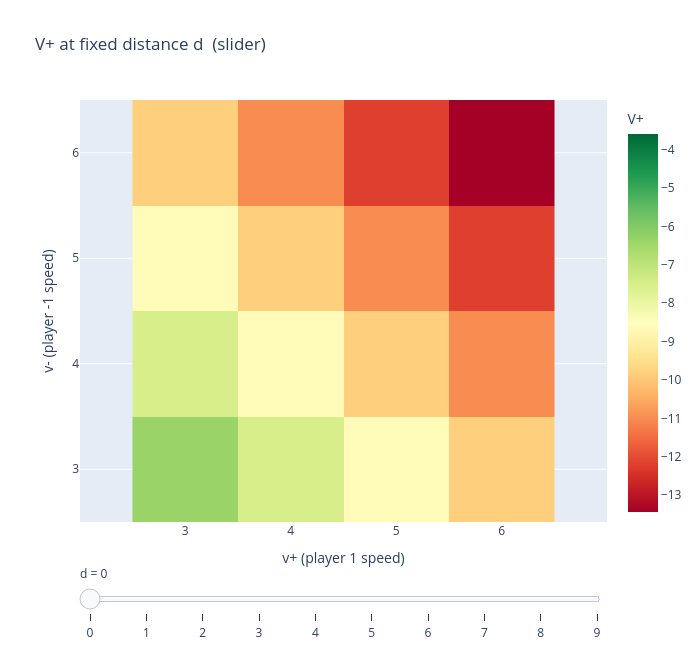

The cell this chart's notebook holds for it:
### Markdown cell above
### Distance heatmap (Plotly)

A $v_+ \times v_-$ slice of $V_+$ at one remaining distance. Drag the **$d$** slider to move from crash (`d = 0`) out to the farthest solved gap.

Hover a cell for \(V_+\), \(V_-\), and both mixed strategies. This view is usually easier than the 3D cloud for comparing speeds at a fixed gap.

### Code cell
# ============================================================
# Heatmap of V+ with a distance slider
# ============================================================

v_range = list(range(v_min, v_max + 1))
d_range = sorted({s[0] for s in state_values})


def heatmap_payload(d):
    z = []
    zm = []
    sp = []
    sm = []
    for v2 in v_range:
        z_row, zm_row, sp_row, sm_row = [], [], [], []
        for v1 in v_range:
            s = (d, v1, v2)
            z_row.append(values[1].get(s, np.nan))
            zm_row.append(values[-1].get(s, np.nan))
            sp_row.append(format_strat(s, 1))
            sm_row.append(format_strat(s, -1))
        z.append(z_row)
        zm.append(zm_row)
        sp.append(sp_row)
        sm.append(sm_row)
    custom = [
        [[zm[i][j], sp[i][j], sm[i][j]] for j in range(len(v_range))]
        for i in range(len(v_range))
    ]
    return z, custom


z0, custom0 = heatmap_payload(d_range[0])
heat = go.Figure(
    data=[
        go.Heatmap(
            x=v_range,
            y=v_range,
            z=z0,
            customdata=custom0,
            colorscale="RdYlGn",
            zmin=cmin,
            zmax=cmax,
            colorbar=dict(title="V+"),
            hovertemplate=(
                "d = %{meta}<br>"
                "v+ = %{x}<br>"
                "v- = %{y}<br>"
                "V+ = %{z:.6g}<br>"
                "V- = %{customdata[0]:.6g}<br>"
                "+ strat: %{customdata[1]}<br>"
                "- strat: %{customdata[2]}<extra></extra>"
            ),
            meta=d_range[0],
        )
    ]
)

frames = []
steps = []
for d in d_range:
    z, custom = heatmap_payload(d)
    frames.append(
        go.Frame(
            name=str(d),
            data=[
                go.Heatmap(
                    x=v_range,
                    y=v_range,
                    z=z,
                    customdata=custom,
                    meta=d,
                )
            ],
        )
    )
    steps.append(
        dict(
            method="animate",
            label=str(d),
            args=[
                [str(d)],
                dict(mode="immediate", frame=dict(duration=0, redraw=True), transition=dict(duration=0)),
            ],
        )
    )

heat.frames = frames
heat.update_layout(
    title="V+ at fixed distance d  (slider)",
    width=700,
    height=650,
    xaxis=dict(title="v+ (player 1 speed)", dtick=1),
    yaxis=dict(title="v- (player -1 speed)", dtick=1, scaleanchor="x"),
    sliders=[
        dict(
            active=0,
            currentvalue=dict(prefix="d = "),
            pad=dict(t=40),
            steps=steps,
        )
    ],
)
heat.show()

### Figure 1 — Plotly figure (JSON) as saved in the notebook; plotly's stock layout.template omitted (floating-point values rounded to 4 significant figures)
{"data": [{"colorbar": {"title": {"text": "V+"}}, "colorscale": [[0, "rgb(165,0,38)"], [0.1, "rgb(215,48,39)"], [0.2, "rgb(244,109,67)"], [0.3, "rgb(253,174,97)"], [0.4, "rgb(254,224,139)"], [0.5, "rgb(255,255,191)"], [0.6, "rgb(217,239,139)"], [0.7, "rgb(166,217,106)"], [0.8, "rgb(102,189,99)"], [0.9, "rgb(26,152,80)"], [1, "rgb(0,104,55)"]], "customdata": [[[-7.36, "—", "—"], [-8.49, "—", "—"], [-9.64, "—", "—"], [-10.81, "—", "—"]], [[-8.49, "—", "—"], [-9.64, "—", "—"], [-10.81, "—", "—"], [-12, "—", "—"]], [[-9.64, "—", "—"], [-10.81, "—", "—"], [-12, "—", "—"], [-13.21, "—", "—"]], [[-10.81, "—", "—"], [-12, "—", "—"], [-13.21, "—", "—"], [-14.44, "—", "—"]]], "hovertemplate": "d = %{meta}<br>v+ = %{x}<br>v- = %{y}<br>V+ = %{z:.6g}<br>V- = %{customdata[0]:.6g}<br>+ strat: %{customdata[1]}<br>- strat: %{customdata[2]}<extra></extra>", "meta": 0, "type": "heatmap", "x": [3, 4, 5, 6], "y": [3, 4, 5, 6], "z": [[-6.36, -7.49, -8.64, -9.81], [-7.49, -8.64, -9.81, -11], [-8.64, -9.81, -11, -12.21], [-9.81, -11, -12.21, -13.44]], "zmax": -3.592, "zmin": -13.44}], "layout": {"height": 650, "sliders": [{"active": 0, "currentvalue": {"prefix": "d = "}, "pad": {"t": 40}, "steps": [{"args": [["0"], {"frame": {"duration": 0, "redraw": true}, "mode": "immediate", "transition": {"duration": 0}}], "label": "0", "method": "animate"}, {"args": [["1"], {"frame": {"duration": 0, "redraw": true}, "mode": "immediate", "transition": {"duration": 0}}], "label": "1", "method": "animate"}, {"args": [["2"], {"frame": {"duration": 0, "redraw": true}, "mode": "immediate", "transition": {"duration": 0}}], "label": "2", "method": "animate"}, {"args": [["3"], {"frame": {"duration": 0, "redraw": true}, "mode": "immediate", "transition": {"duration": 0}}], "label": "3", "method": "animate"}, {"args": [["4"], {"frame": {"duration": 0, "redraw": true}, "mode": "immediate", "transition": {"duration": 0}}], "label": "4", "method": "animate"}, {"args": [["5"], {"frame": {"duration": 0, "redraw": true}, "mode": "immediate", "transition": {"duration": 0}}], "label": "5", "method": "animate"}, {"args": [["6"], {"frame": {"duration": 0, "redraw": true}, "mode": "immediate", "transition": {"duration": 0}}], "label": "6", "method": "animate"}, {"args": [["7"], {"frame": {"duration": 0, "redraw": true}, "mode": "immediate", "transition": {"duration": 0}}], "label": "7", "method": "animate"}, {"args": [["8"], {"frame": {"duration": 0, "redraw": true}, "mode": "immediate", "transition": {"duration": 0}}], "label": "8", "method": "animate"}, {"args": [["9"], {"frame": {"duration": 0, "redraw": true}, "mode": "immediate", "transition": {"duration": 0}}], "label": "9", "method": "animate"}]}], "title": {"text": "V+ at fixed distance d  (slider)"}, "width": 700, "xaxis": {"dtick": 1, "title": {"text": "v+ (player 1 speed)"}}, "yaxis": {"dtick": 1, "scaleanchor": "x", "title": {"text": "v- (player -1 speed)"}}}}
